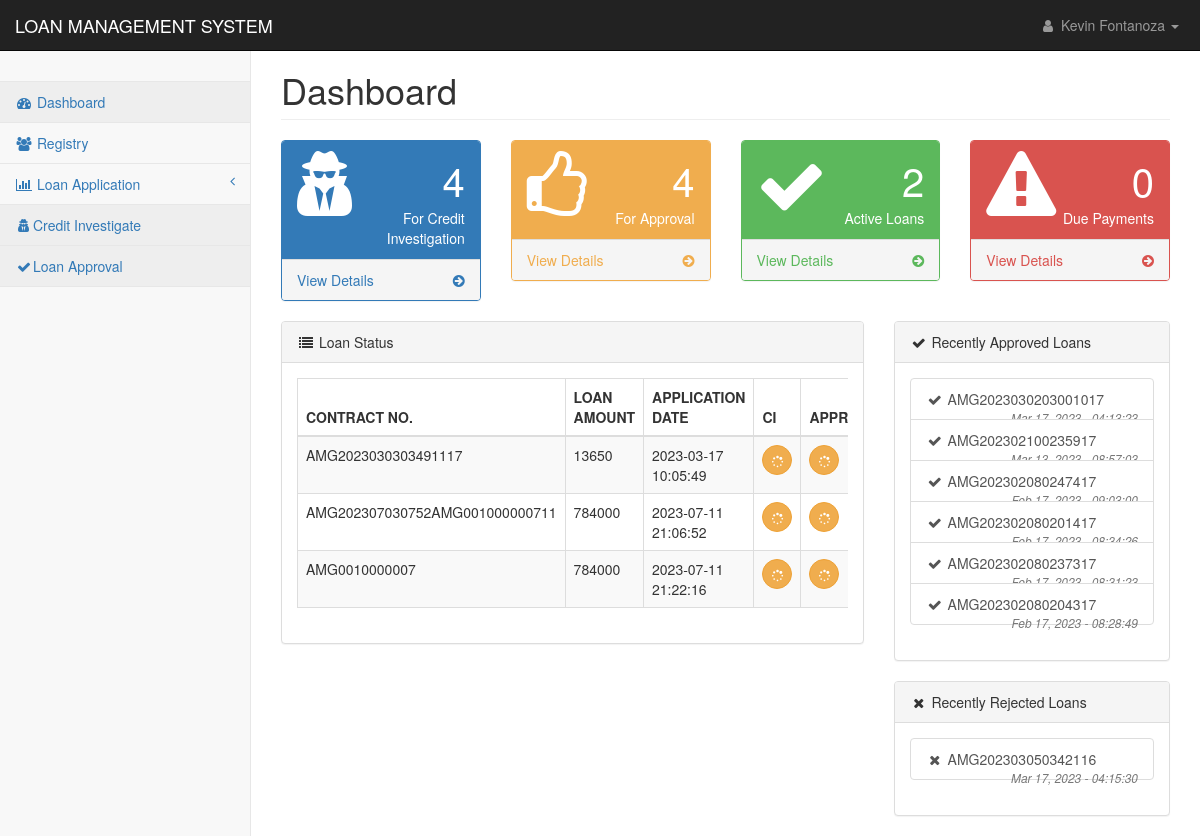
The page /pages/index.php (signed in) on the database as committed earlier.
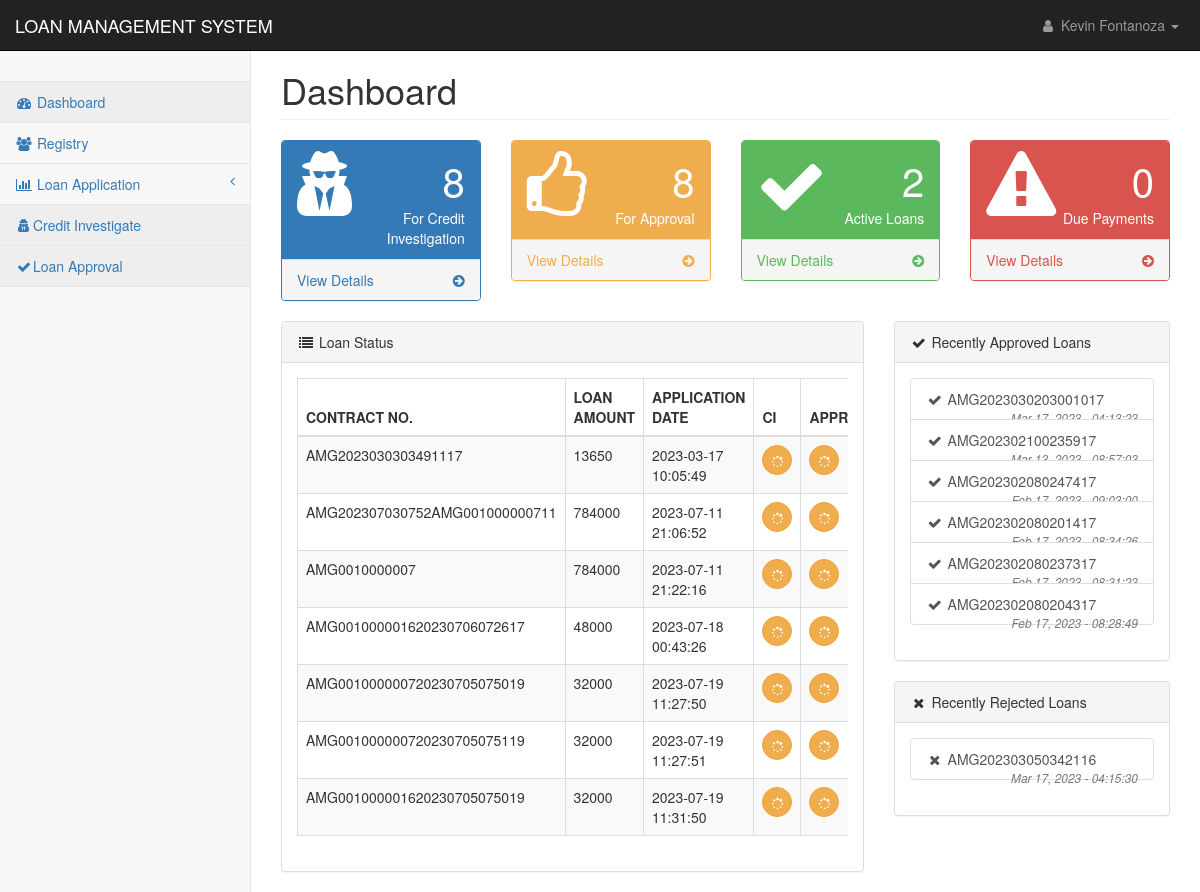
The same page on the database as committed later.
### tables this page shows
CREATE TABLE `loan_applications` (
  `loan_id` int(11) NOT NULL,
  `contract_no` text NOT NULL,
  `client_id` text NOT NULL,
  `loan_type` int(11) NOT NULL,
  `loan_duration` int(11) NOT NULL,
  `loan_amount` double NOT NULL,
  `interest_amount` double NOT NULL,
  `other_fee` double NOT NULL,
  `total_cashout` double NOT NULL,
  `monthly_amortization` int(11) NOT NULL,
  `mop` text NOT NULL,
  `application_date` datetime NOT NULL DEFAULT current_timestamp(),
  `ci_status` int(11) NOT NULL,
  `ci_by` text NOT NULL,
  `ci_date` datetime DEFAULT NULL,
  `approval` int(11) NOT NULL,
  `processed_by` text NOT NULL,
  `date_flagged` datetime DEFAULT NULL,
  `remarks` text NOT NULL,
  `paid` int(11) NOT NULL
);

### pages/index.php (the view, shortened to what the rows shown need)
<?php
include('../config/conn.php');
?>
<!DOCTYPE html>
<html lang="en">
    <head>
        <link href="../css/bootstrap.min.css" rel="stylesheet">
        <link href="../css/metisMenu.min.css" rel="stylesheet">
        <link href="../css/timeline.css" rel="stylesheet">
        <link href="../css/startmin.css" rel="stylesheet">
        <link href="../css/morris.css" rel="stylesheet">
        <link href="../css/font-awesome.min.css" rel="stylesheet" type="text/css">
    </head>
    <body>
        <div id="wrapper">
            <div id="page-wrapper">
                <div class="container-fluid">
                    <div class="row">
                        <div class="col-lg-12">
                            <h1 class="page-header">Dashboard</h1>
                        </div>
                    </div>
                    <div class="row">
                        <div class="col-lg-8">
                            <div class="panel panel-default">
                                <div class="panel-body">
                                <div class="table-responsive">
                                        <table class="table table-striped table-bordered table-hover" id="dataTables-example">
                                            <thead>
                                                <tr>
                                                    <th>CONTRACT NO.</th>
                                                    <th>LOAN AMOUNT</th>
                                                    <th>APPLICATION DATE</th>
                                                    <th>CI</th>
                                                    <th>APPROVED</th>
                                                </tr>
                                            </thead>
                                            <tbody>
                                                <?php
                                                    $sql ="SELECT * FROM loan_applications where paid=0 and ci_status!=1  ORDER BY date_flagged ASC";
                                                    $res = mysqli_query($con,$sql);
                                                        if(mysqli_num_rows($res) > 0){
                                                            while($row = mysqli_fetch_assoc($res)) {
                                                                ?><tr class="odd gradeX">
                                                                    <td><?php echo $row['contract_no'];?></td>
                                                                    <td><?php echo $row['loan_amount'];?></td>
                                                                    <td><?php echo $row['application_date'];?></td>
                                                                    <td><?php
                                                                    if($row['ci_status']==1){
                                                                        echo '<button type="button" class="btn btn-success btn-circle"><i class="fa fa-check"></i></button>';}
                                                                    else if($row['ci_status']==2){
                                                                        echo '<button type="button" class="btn btn-danger btn-circle"><i class="fa fa-times"></i></button>';
                                                                    }else{
                                                                        echo '<button type="button" class="btn btn-warning btn-circle"><i class="fa fa-spinner"></i></button>';
                                                                    }
                                                                    ?></td>
                                                                    <td><?php
                                                                    if($row['approval']==1 && $row['ci_status'] != 2){
                                                                        echo '<button type="button" class="btn btn-success btn-circle"><i class="fa fa-check"></i></button>';}
                                                                    else if($row['approval']==2 || $row['ci_status'] == 2){
                                                                        echo '<button type="button" class="btn btn-danger btn-circle"><i class="fa fa-times"></i></button>';
                                                                    }else{
                                                                        echo '<button type="button" class="btn btn-warning btn-circle"><i class="fa fa-spinner"></i></button>';
                                                                    }
                                                                    ?></td>
                                                                </tr><?php
                                                            }
                                                        }
                                                ?>
                                            </tbody>
                                        </table>
                                    </div>
                                </div>
                            </div>
                        </div>
                        <div class="col-lg-4">
                            <div class="panel panel-default">
                                <div class="panel-body">
                                    <div class="list-group">
                                        <?php
                                                $recent_approved = "SELECT * FROM loan_applications where approval=1 order by date_flagged desc LIMIT 10";
                                                $res_app = mysqli_query($con,$recent_approved);
                                                if(mysqli_num_rows($res_app) > 0){
                                                    while($row_approved = mysqli_fetch_assoc($res_app)) {
                                                        $dapp = strtotime($row_approved['date_flagged']);
                                                        $myFormatForView = date("M d, Y - H:i:s", $dapp);
                                                        ?>
                                                            <a href="#" class="list-group-item">
                                                                <i class="fa fa-check fa-fw"></i> <?php echo $row_approved['contract_no'];?>
                                                                    <span class="pull-right text-muted small"><em><?php echo $myFormatForView;?></em>
                                                                    </span>
                                                            </a>
                                                        <?php
                                                    }
                                                }else{
                                                    echo "<em></em>";
                                                }
                                            ?>
                                    </div>
                                </div>
                            </div>
                            <div class="panel panel-default">
                                <div class="panel-body">
                                    <div class="list-group">
                                        <?php
                                                $recent_reject = "SELECT * FROM loan_applications where approval=2 OR ci_status=2 order by date_flagged desc LIMIT 10";
                                                $res_rej = mysqli_query($con,$recent_reject);
                                                if(mysqli_num_rows($res_rej) > 0){
                                                    while($row_reject = mysqli_fetch_assoc($res_rej)) {
                                                        $drej = strtotime($row_reject['date_flagged']);
                                                        $myFormatForViewRej = date("M d, Y - H:i:s", $drej);
                                                        ?>
                                                            <a href="#" class="list-group-item">
                                                                <i class="fa fa-times fa-fw"></i> <?php echo $row_reject['contract_no'];?>
                                                                    <span class="pull-right text-muted small"><em><?php echo $myFormatForViewRej;?></em>
                                                                    </span>
                                                            </a>
                                                        <?php
                                                    }
                                                }else{
                                                    echo "<em></em>";
                                                }
                                            ?>
                                    </div>
                                </div>
                            </div>
                        </div>
                    </div>
                </div>
            </div>
        </div>
    </body>
</html>

Rows that differ between the two databases and show on the page:
added loan_applications: contract_no "AMG001000001620230706072617", loan_amount "48000", application_date "2023-07-18 00:43:26", ci_status 0 (drawn), approval 0 (drawn)
added loan_applications: contract_no "AMG001000000720230705075019", loan_amount "32000", application_date "2023-07-19 11:27:50", ci_status 0 (drawn), approval 0 (drawn)
added loan_applications: contract_no "AMG001000000720230705075119", loan_amount "32000", application_date "2023-07-19 11:27:51", ci_status 0 (drawn), approval 0 (drawn)
added loan_applications: contract_no "AMG001000001620230705075019", loan_amount "32000", application_date "2023-07-19 11:31:50", ci_status 0 (drawn), approval 0 (drawn)
Other text that changed with them:
new list line: "8"
list line gone: "4"
